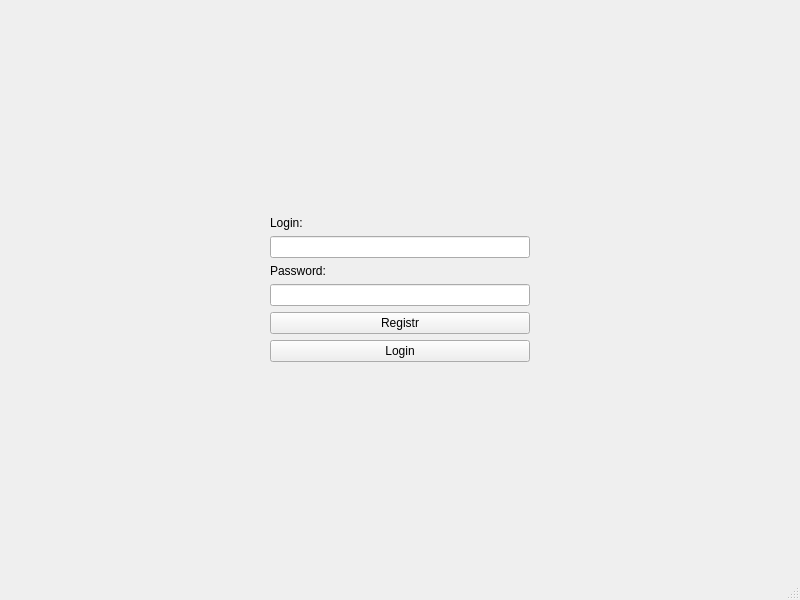
<?xml version="1.0" encoding="UTF-8"?>
<ui version="4.0">
 <class>MainWindow</class>
 <widget class="QMainWindow" name="MainWindow">
  <property name="geometry">
   <rect>
    <x>0</x>
    <y>0</y>
    <width>800</width>
    <height>600</height>
   </rect>
  </property>
  <property name="windowTitle">
   <string>MainWindow</string>
  </property>
  <widget class="QWidget" name="centralwidget">
   <layout class="QGridLayout" name="gridLayout">
    <item row="1" column="0">
     <spacer name="horizontalSpacer">
      <property name="orientation">
       <enum>Qt::Horizontal</enum>
      </property>
      <property name="sizeHint" stdset="0">
       <size>
        <width>40</width>
        <height>20</height>
       </size>
      </property>
     </spacer>
    </item>
    <item row="1" column="1">
     <layout class="QVBoxLayout" name="verticalLayout">
      <item>
       <widget class="QLabel" name="label">
        <property name="text">
         <string>Login:</string>
        </property>
       </widget>
      </item>
      <item>
       <widget class="QLineEdit" name="loginLE"/>
      </item>
      <item>
       <widget class="QLabel" name="label_2">
        <property name="text">
         <string>Password:</string>
        </property>
       </widget>
      </item>
      <item>
       <widget class="QLineEdit" name="passwordLE"/>
      </item>
      <item>
       <widget class="QPushButton" name="registrBtn">
        <property name="text">
         <string>Registr</string>
        </property>
       </widget>
      </item>
      <item>
       <widget class="QPushButton" name="loginBtn">
        <property name="text">
         <string>Login</string>
        </property>
       </widget>
      </item>
     </layout>
    </item>
    <item row="0" column="1">
     <spacer name="verticalSpacer">
      <property name="orientation">
       <enum>Qt::Vertical</enum>
      </property>
      <property name="sizeHint" stdset="0">
       <size>
        <width>20</width>
        <height>40</height>
       </size>
      </property>
     </spacer>
    </item>
    <item row="1" column="2">
     <spacer name="horizontalSpacer_2">
      <property name="orientation">
       <enum>Qt::Horizontal</enum>
      </property>
      <property name="sizeHint" stdset="0">
       <size>
        <width>40</width>
        <height>20</height>
       </size>
      </property>
     </spacer>
    </item>
    <item row="2" column="1">
     <spacer name="verticalSpacer_2">
      <property name="orientation">
       <enum>Qt::Vertical</enum>
      </property>
      <property name="sizeHint" stdset="0">
       <size>
        <width>20</width>
        <height>40</height>
       </size>
      </property>
     </spacer>
    </item>
   </layout>
  </widget>
  <widget class="QMenuBar" name="menubar">
   <property name="geometry">
    <rect>
     <x>0</x>
     <y>0</y>
     <width>800</width>
     <height>23</height>
    </rect>
   </property>
  </widget>
  <widget class="QStatusBar" name="statusbar"/>
 </widget>
 <resources/>
 <connections/>
</ui>
